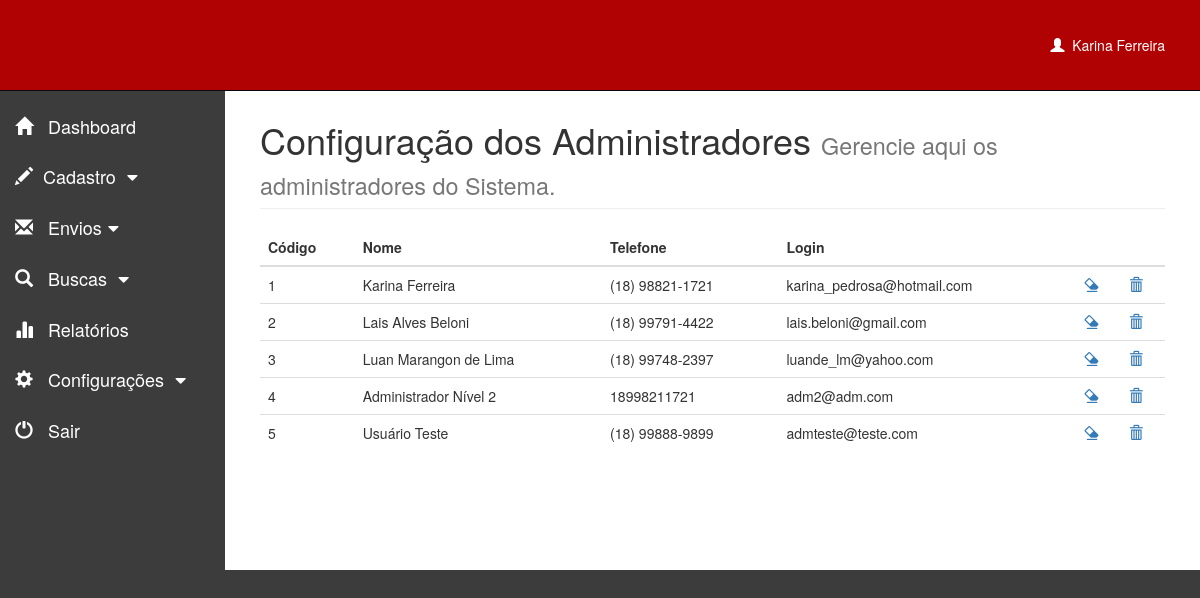
Screenshot of /home.php?pagina=confadmin (signed in) with the database file from the repository.
### tables this page shows
CREATE TABLE IF NOT EXISTS `tab_usuario` (
  `cod_usuario` int(11) NOT NULL AUTO_INCREMENT,
  `nome_usuario` varchar(45) NOT NULL,
  `tel_usuario` varchar(15) NOT NULL,
  `email_usuario` varchar(45) NOT NULL,
  `senha_usuario` varchar(200) NOT NULL,
  `nivel_usuario` int(11) NOT NULL,
  PRIMARY KEY (`cod_usuario`)
);

### confadmin.php (the view, shortened to what this page needs)
<!DOCTYPE html>
<html lang="en">
<head>
</head>
<body>
		<div id="page-wrapper">
			<div class="container-fluid">
				<div class="row">
					<div class="col-md-12">
						<h1 class="page-header">Configuração dos Administradores <small>Gerencie aqui os administradores do Sistema.</small></h1>
					</div>
				</div>
				<div class="row">
					<div class="col-md-12">
						<div>
							<table class="table">
								<thead>
									<tr>
										<th>Código</th>
										<th>Nome</th>
										<th>Telefone</th>
										<th>Login</th>
										<th>&nbsp;</th>
										<th>&nbsp;</th>
									</tr>
								</thead>
								<tbody>
									<?php
										include("conexao.php");
										$query = "SELECT cod_usuario, nome_usuario, tel_usuario, email_usuario, nivel_usuario FROM tab_usuario";
										$procura = mysqli_query($conexao,$query);
										while ($resultado = mysqli_fetch_array($procura)) {
											$coduser = $resultado['cod_usuario'];
											$nome = $resultado['nome_usuario'];
											$tel = $resultado['tel_usuario'];
											$email = $resultado['email_usuario'];
											$nivel = $resultado['nivel_usuario'];
											if ($nivel != 3){
												echo '<tr>';
												echo '<td>'.$coduser.'</td>'.'<td>'.$nome.'</td>'.'<td>'.$tel.'</td>'.'<td>'.$email.'</td>'
												.'<td><a href="alteraadmins.php?cod='.$coduser.'">
												<span class="glyphicon glyphicon-erase" aria-hidden="true"></span></a></td>'.
												'<td><a href="excluiadmin.php?cdelete='.$coduser.'"><span class="glyphicon glyphicon-trash" aria-hidden="true"></span>
												</a></td>';
												echo "</tr>";
											}
										}
									?>
								</tbody>
							</table>
						</div>
					</div>
				</div>
			</div>
		</div>
	</div>
</body>
</html>

### home.php (shortened to what this page needs)
<?php
	if((!isset ($_SESSION['login']) == true) and (!isset ($_SESSION['senha']) == true)) {
		unset($_SESSION['codigo']);
		unset($_SESSION['login']);
		unset($_SESSION['senha']);
		unset($_SESSION['nome']);
		unset($_SESSION['nivel']);
		header('location:index.php');
	}
	else{
		$admin = $_SESSION['nome'];
	}
?>
<!DOCTYPE html>
<html lang="en">
<head>
	<link rel="stylesheet" href="css/bootstrap.css">
	<link rel="stylesheet" href="css/sb-admin.css">
	<link rel="stylesheet" href="font-awesome-4.1.0/css/font-awesome.min.css">
	<link rel="stylesheet" href="css/estilo.css">
	<link rel="stylesheet" href="css/seta.css">
</head>
<body>
	<div id="wrapper">
		<nav class="navbar navbar-inverse navbar-fixed-top" role="navigation">
			<div class="container-fluid">
				<ul class="nav navbar-nav navbar-right">
					<li>
						<a href="perfil.php"><span class="glyphicon glyphicon-user"></span><?php echo "&nbsp;&nbsp;".$admin; ?></a>
					</li>
				</ul>
			</div>
			<div class="collapse navbar-collapse">
				<ul class="nav navbar-nav side-nav">
					<li><a href="home.php?pagina=sistema"><span class="glyphicon glyphicon-home" aria-hidden="true"></span> Dashboard</a></li>
					<li>
						<a href="javascript:;" data-toggle="collapse" data-target="#cadastro">
							<span class="glyphicon glyphicon-pencil" aria-hidden="true"></span>Cadastro <i class="fa fa-fw fa-caret-down"></i></a>
					</li>
					<li>
						<a href="javascript:;" data-toggle="collapse" data-target="#envio">
							<span class="glyphicon glyphicon-envelope" aria-hidden="true"></span> Envios<i class="fa fa-fw fa-caret-down"></i></a>
					</li>
					<li>
						<a href="javascript:;" data-toggle="collapse" data-target="#busca">
							<span class="glyphicon glyphicon-search" aria-hidden="true"></span> Buscas <i class="fa fa-fw fa-caret-down"></i></a>
					</li>
					<li><a href="home.php?pagina=relatorio"><span class="glyphicon glyphicon-stats" aria-hidden="true"></span> Relatórios </a></li>
					<li><a href="javascript:;" data-toggle="collapse" data-target="#configura">
						<span class="glyphicon glyphicon-cog" aria-hidden="true"></span> Configurações <i class="fa fa-fw fa-caret-down"></i></a>
					</li>
					<li><a href="index.php"><span class="glyphicon glyphicon-off" aria-hidden="true"></span> Sair</a></li>
				</ul>
			</div>
		</nav>
		<div id="page-wrapper">
			<?php
				$pagina = $_GET['pagina'];
				if ($pagina == 'sistema') {
					include("sistema.php");
				}
				else if ($pagina == 'sms') {
					include("sms.php");
				}
				else if ($pagina == 'email') {
					include ("email.php");
				}
				else if ($pagina == 'cadastro') {
					include ("cadastro.php");
				}
				else if ($pagina == 'curso') {
					include ("curso.php");
				}
				else if ($pagina == 'usuario') {
					include ("usuario.php");
				}
				else if ($pagina == 'busca_aluno') {
					include ("busca_aluno.php");
				}
				else if ($pagina == 'busca_sms') {
					include ("busca_sms.php");
				}
				else if ($pagina == 'busca_email') {
					include ("busca_email.php");
				}
				else if ($pagina == 'relatorio') {
					include ("relatorio.php");
				}
				else if ($pagina == 'statusaluno') {
					include ("statusaluno.php");
				}
				else if ($pagina == 'confadmin') {
					include ("confadmin.php");
				}
			?>
</body>
</html>

### css/sb-admin.css (style rules this page uses)
body { margin-top: 100px; background-color: #222; }
@media (min-width:768px) { body { margin-top: 50px; } }
#wrapper { padding-left: 0; }
#page-wrapper { width: 100%; padding: 0; background-color: #fff; }
@media (min-width:768px) { #wrapper { padding-left: 225px; } }
@media (min-width:768px) { #page-wrapper { padding: 10px; } }
@media (min-width:768px) { .side-nav { position: fixed; top: 51px; left: 225px; width: 225px; margin-left: -225px; border: none; border-radius: 0; overflow-y: auto; background-color: #222; color: #fff; } }
@media (min-width:768px) { .side-nav>li>a { width: 225px; } }

### css/estilo.css (style rules this page uses)
body { background-color: #3C3C3C; }
.navbar-inverse { background-color: #B00202; padding: 20px; margin: 0 0 30px 0; }
.navbar-inverse .navbar-nav > li > a { color: #fff; }
@media (min-width:768px) { .side-nav { position: fixed; top: 101px; left: 225px; width: 225px; margin-left: -225px; border: none; border-radius: 0; overflow-y: auto; background-color: #3C3C3C; color: #fff; font-size: 18px; } }
@media (min-width:768px) { .side-nav>li>a { width: 225px; } }
@media (min-width:768px) { .side-nav > li > a > span { padding-right: 10px; } }
#wrapper { padding-left: 0; background-color:#3C3C3C; }
#page-wrapper { width: 100%; min-height: 100%; padding: 0; background-color: #fff; }
@media (min-width:768px) { #wrapper { padding-left: 225px; margin-top: 50px; } }
@media (min-width:768px) { #page-wrapper { padding: 10px; min-height: 500px; background-color: #fff; } }
.page-header { padding-bottom: 9px; margin: 50px 0 20px; border-bottom: 1px solid #eee; height: 100%; }

### css/seta.css (style rules this page uses)
.fa { display: inline-block; font-family: FontAwesome; font-style: normal; font-weight: normal; line-height: 1; -webkit-font-smoothing: antialiased; -moz-osx-font-smoothing: grayscale; }
.fa-fw { width: 1.28571429em; text-align: center; }
.fa-caret-down:before { content: "\f0d7"; }

### rows the page displays
tab_usuario: cod_usuario "1", nome_usuario "Karina Ferreira", tel_usuario "(18) 98821-1721", email_usuario "karina_pedrosa@hotmail.com"
tab_usuario: cod_usuario "2", nome_usuario "Lais Alves Beloni", tel_usuario "(18) 99791-4422", email_usuario "lais.beloni@gmail.com"
tab_usuario: cod_usuario "3", nome_usuario "Luan Marangon de Lima", tel_usuario "(18) 99748-2397", email_usuario "luande_lm@yahoo.com"
tab_usuario: cod_usuario "4", nome_usuario "Administrador Nível 2", tel_usuario "18998211721", email_usuario "adm2@adm.com"
tab_usuario: cod_usuario "5", nome_usuario "Usuário Teste", tel_usuario "(18) 99888-9899", email_usuario "admteste@teste.com"

### other values shown
$admin "Karina Ferreira"
